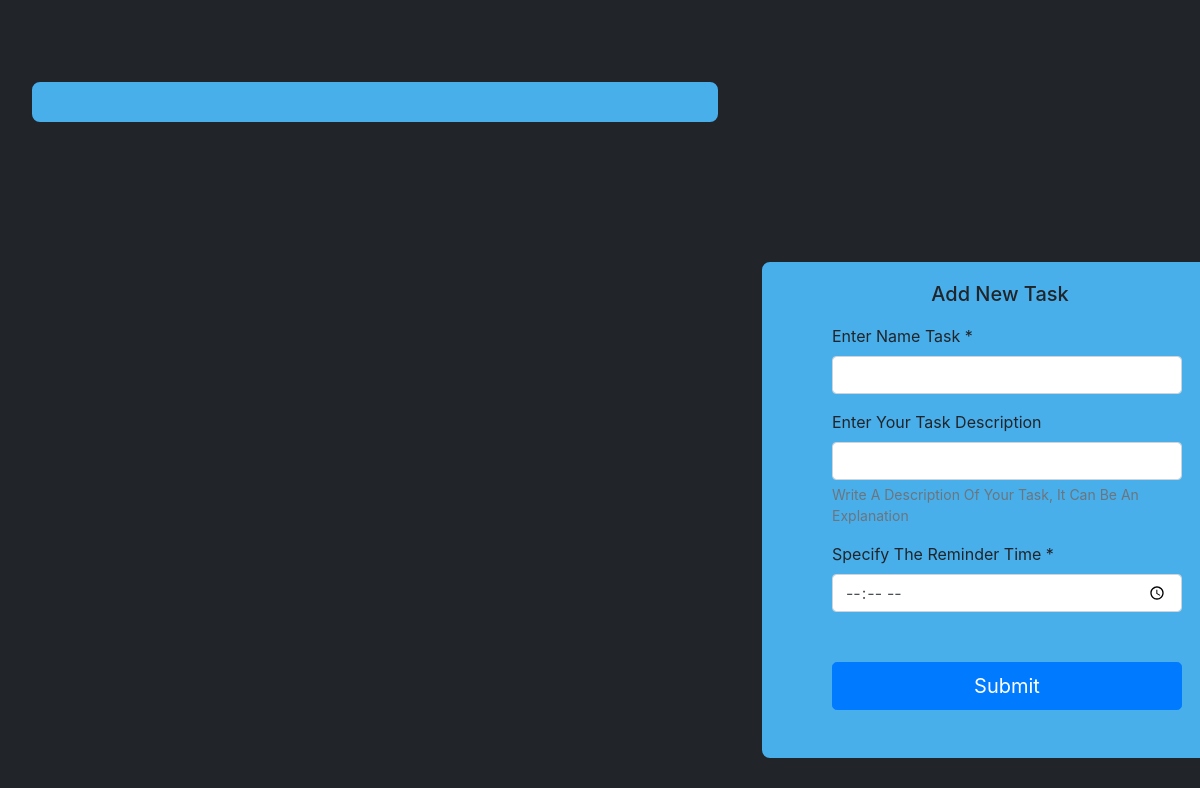
The app's page /, older data.
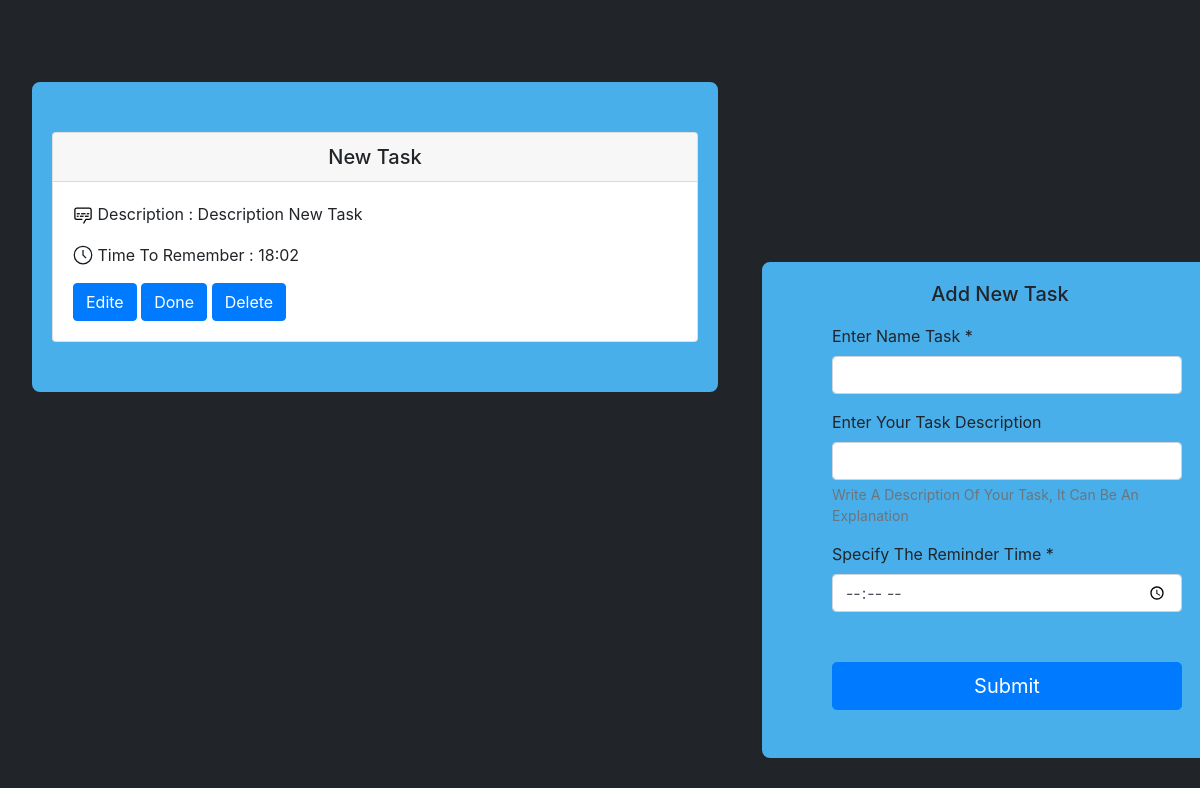
The same page, newer data.
### App/app.py (models this page shows, shortened)
class Todo(db.Model):
    Id = db.Column(db.Integer, primary_key=True)
    Title = db.Column(db.String(100) , unique=True, nullable=False)
    Content = db.Column(db.Text , unique=False , nullable=False)
    ReminderTime = db.Column(db.Text , unique=False , nullable=False)
    Done = db.Column(db.Integer , default=0 , unique=False , nullable=False)

### App/app.py (the view)
@app.route('/')
def home():
    tasks = GetTask()
    return render_template(
        'home.html', # Html File
        title='Todo List', # Title Web Page
        tasks=tasks, # List Tasks
        Title_From = 'Add New Task', # Title From
        URL_Action='AddTask', # Url -> Action Form
        ID='', # Defulte
        value_title='', # Defulte
        value_content='', # Defulte
        value_time='' # Defulte
        )

### App/app.py (called while the page is built)
def GetTask()->list[Todo]:
    items = Todo.query.all()
    tasks = [None for i in range(len(items))]
    SortDeata = sorted([task.ReminderTime for task in items])
    for task in items:
        tasks[SortDeata.index(task.ReminderTime)] = task
    return tasks

### App/Templates/home.html
{% extends 'base.html' %}
{% block content %}
<div class="Box" style="width: 690px; height:auto; float: left; ">
    {% for task in tasks %}
        <div class="card " style="margin: 30px 0px 30px auto; ">
            {% if task.Done == 1 %}
                <s><h5 class="card-header">{{task.Title}}</h5></s>
            {% else %}
                <center><h5 class="card-header">{{task.Title}}</h5></center>
            {% endif %}
            <div class="card-body">
                {% if task.Done == 0 %}
                    <p class="card-text"> <img src="{{ url_for('static', filename='/Content.svg') }}" width="20px" height="20px" style="margin-bottom: 2px;">  Description : {{task.Content}}</p>
                     <p class="card-text"> <img src="{{ url_for('static', filename='/Time.svg') }}" width="20px" height="20px" style="margin-bottom: 2px;"> Time To Remember  : {{task.ReminderTime}}</p>
                    <a href="{{url_for('Edite' , ID=task.Id)}}"  class="btn btn-primary" >Edite</a>
                    <a href="{{url_for('Done' , ID=task.Id)}}" class="btn btn-primary">Done</a>
                {% else %}
                    <s><p class="card-text">{{task.Content}}</p></s>
                {% endif %}
                <a href="{{url_for('Delete' , ID=task.Id)}}" class="btn btn-primary">Delete</a>
            </div>
        </div>
    {% endfor %}
</div>
<div style="float: right; display: inline-block;position: fixed;bottom: 40px;">
    {% include 'from.html' %}
</div>
{% endblock content %}

Row changes from the older to the newer data that the page shows:
added Todo: Title "New Task", Done 0 (drawn), Content "Description New Task", ReminderTime "18:02"
